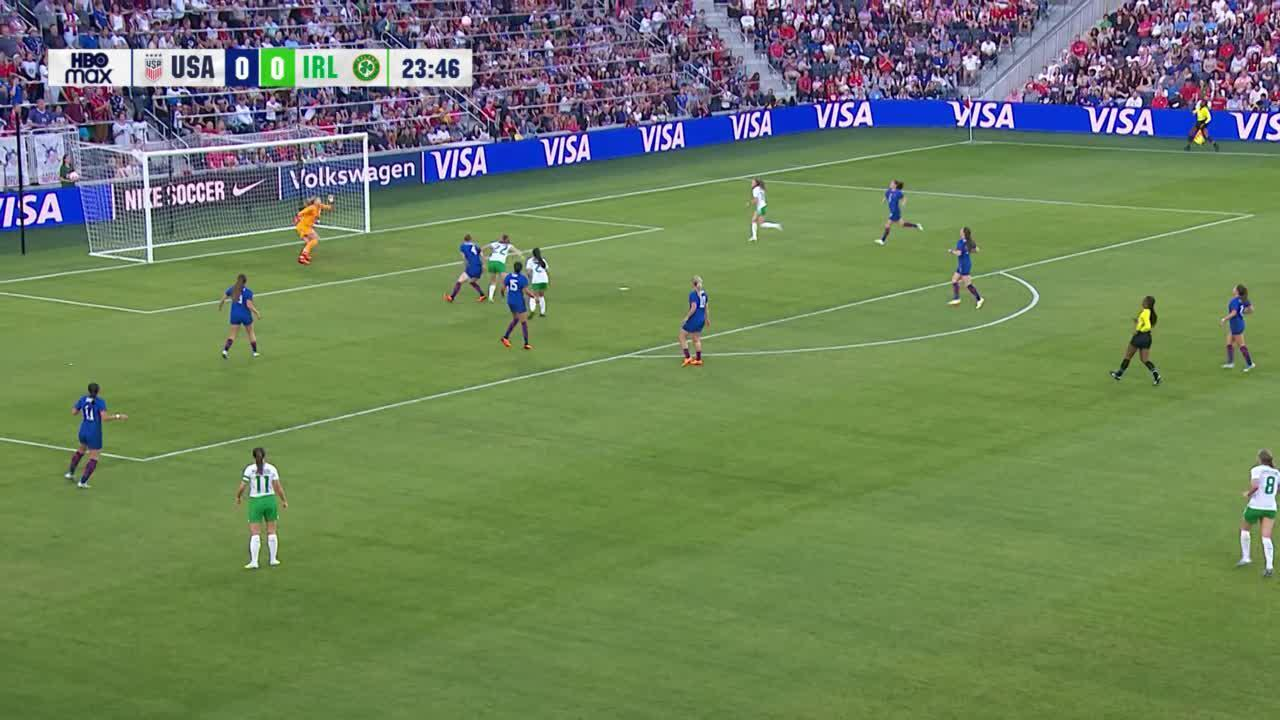
#> input picture tracker/track/localization/data/image.jpg, 1280 x 720 px
$ python hsv.py
#> lines starting #> are read from the running program, lines starting #| are printed output that depends on the picture; after the words box and inside, x2 and y2 are one past the last pixel; in counts of white or black regions, pixels touching at a corner belong together
import cv2
import numpy as np
img = cv2.imread('data/image.jpg')
#> img is the input picture: shape (720, 1280, 3); mean B, G, R 92.5, 130, 110.4

hsv = cv2.cvtColor(img, cv2.COLOR_BGR2HSV)
#> hsv: shape (720, 1280, 3); mean H, S, V 64.6, 110.7, 140.6

h, w, _ = hsv.shape
#> h = 720; w = 1280

hmin = int(h/2-50)
#> hmin = 310
hmax = int(h/2+50)
#> hmax = 410
wmin = int(w/2-50)
#> wmin = 590
wmax = int(w/2+50)
#> wmax = 690

middle = hsv[hmin:hmax,wmin:wmax]
#> middle: shape (100, 100, 3); mean H, S, V 43.8, 109, 147
hue = []
sat = []
val = []
mh, mw, _ = middle.shape
#> mh = 100; mw = 100
for i in range(mh):
    for j in range(mw):
        hue.append(middle[i][j][0])
        sat.append(middle[i][j][1])
        val.append(middle[i][j][2])
#> after the loop, hue = 10000 values, max 178 at index 2193, min 0 at index 4097, mean 43.85; sat = 10000 values, max 255 at index 4698, min 8 at index 1992, mean 109; val = 10000 values, max 255 at index 4999, min 35 at index 4698, mean 147
avg_hue = int(np.ceil(np.average(hue)))
#> avg_hue = 44
avg_sat = int(np.ceil(np.average(sat)))
#> avg_sat = 109
avg_val = int(np.ceil(np.average(val)))
#> avg_val = 147

lower_bound = np.array([avg_hue-60, 0, avg_val-60])
#> lower_bound = [-16, 0, 87]
upper_bound = np.array([avg_hue+60, 255, avg_val+60])
#> upper_bound = [104, 255, 207]
mask = cv2.inRange(hsv, lower_bound, upper_bound)
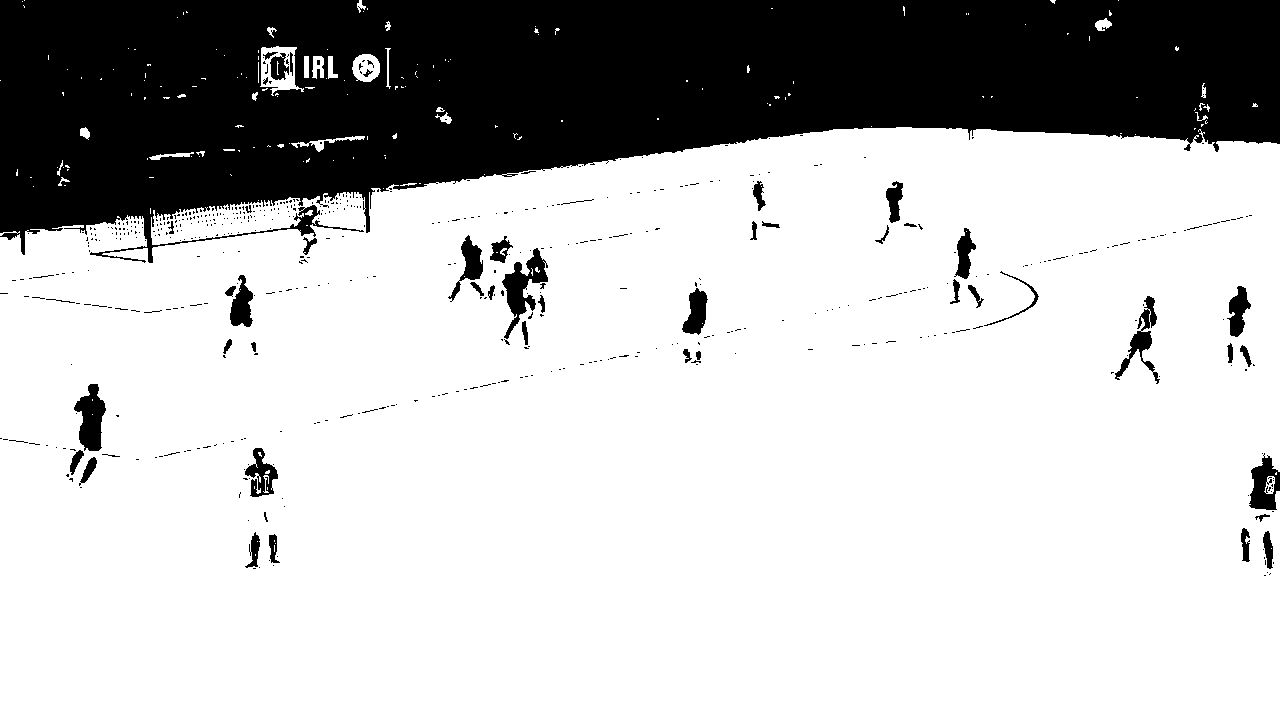
#> mask: shape (720, 1280); 75.5% white; 558 black regions (505 under 20 px), largest, box (x1, y1, x2, y2) and area: (0, 0, 1280, 263) 210396, (502, 248, 548, 339) 1519, (74, 384, 106, 451) 1303
res = cv2.bitwise_and(img,img,mask=mask)
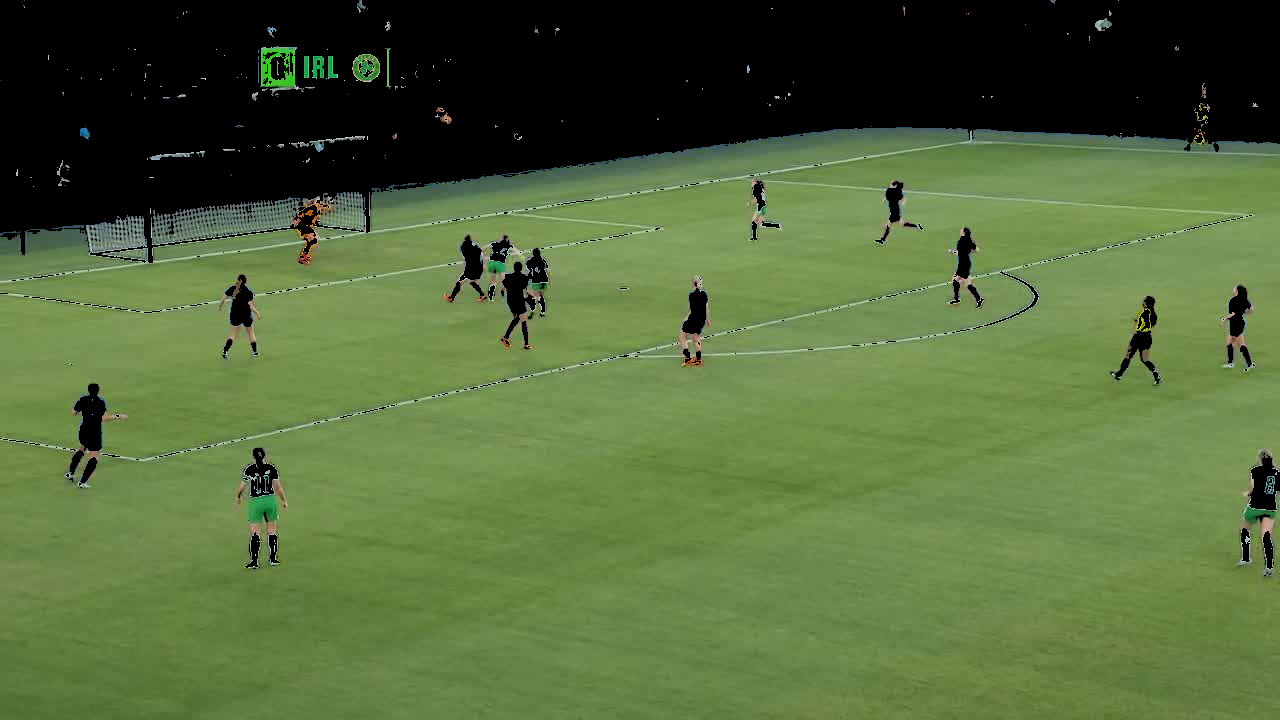
#> res: shape (720, 1280, 3); mean B, G, R 58, 104.9, 83.4
cv2.imshow("res", res)
cv2.waitKey(20000)
